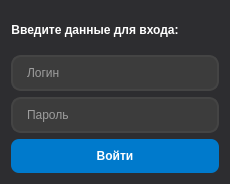
<?xml version="1.0" encoding="UTF-8"?>
<ui version="4.0">
 <class>Dialog</class>
 <widget class="QDialog" name="Dialog">
  <property name="geometry">
   <rect>
    <x>0</x>
    <y>0</y>
    <width>230</width>
    <height>184</height>
   </rect>
  </property>
  <property name="windowTitle">
   <string>Авторизация</string>
  </property>
  <property name="styleSheet">
   <string notr="true">QDialog {
    background-color: #2d2d30;
    font-family: &quot;Segoe UI&quot;, Arial, sans-serif;
}

QLabel#titleLabel {
    font-size: 12px;
    font-weight: 600;
    color: #ffffff;
    padding: 10px 0;
}

QLineEdit {
    border: 2px solid #444;
    border-radius: 10px;
    padding: 8px 12px;
    font-size: 12px;
    background-color: #3c3c3c;
    color: #ffffff;
    selection-background-color: #007acc;
    selection-color: #ffffff;
}

QLineEdit:focus {
    border-color: #007acc;
    outline: none;
}

QPushButton#btn {
    background-color: #007acc;
    color: white;
    border: none;
    border-radius: 8px;
    padding: 10px 16px;
    font-size: 12px;
    font-weight: 500;
}

QPushButton#btn:hover {
    background-color: #106ebc;
}

QPushButton#btn:pressed {
    background-color: #005aa0;
}
</string>
  </property>
  <layout class="QVBoxLayout" name="verticalLayout">
   <item alignment="Qt::AlignmentFlag::AlignLeft">
    <widget class="QLabel" name="titleLabel">
     <property name="text">
      <string>Введите данные для входа:</string>
     </property>
     <property name="textFormat">
      <enum>Qt::TextFormat::AutoText</enum>
     </property>
     <property name="alignment">
      <set>Qt::AlignmentFlag::AlignCenter</set>
     </property>
    </widget>
   </item>
   <item>
    <widget class="QLineEdit" name="login_input">
     <property name="placeholderText">
      <string>Логин</string>
     </property>
    </widget>
   </item>
   <item>
    <widget class="QLineEdit" name="pass_input">
     <property name="echoMode">
      <enum>QLineEdit::EchoMode::Password</enum>
     </property>
     <property name="placeholderText">
      <string>Пароль</string>
     </property>
    </widget>
   </item>
   <item>
    <widget class="QPushButton" name="btn">
     <property name="text">
      <string>Войти</string>
     </property>
    </widget>
   </item>
  </layout>
 </widget>
 <resources/>
 <connections/>
</ui>
